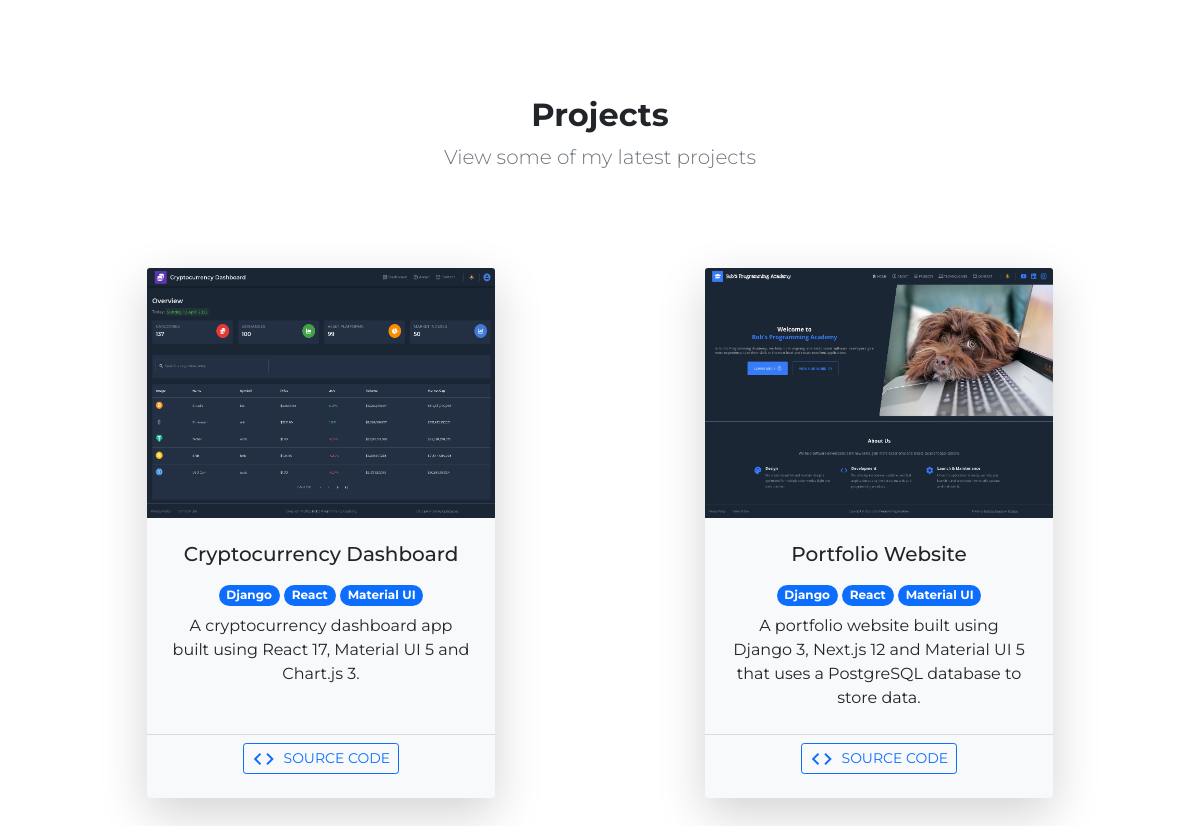
/projects/, run on the app's committed database.
### myweb/models.py (models this page shows, shortened)
class Project(models.Model):
    title = models.CharField(max_length=100)
    description = models.TextField()
    images = models.ImageField(upload_to='images/')
    urls = models.URLField(max_length=200)

### myweb/views.py (the view)
# urls.py: path('projects/',views.project, name='projects'),
def project(request):
    projects = Project.objects.all()
    return render(request, 'project.html',{'projects':projects})

### myweb/templates/project.html (shortened to what this page needs)
{% extends 'base.html' %}
{% load static %}
{% block project %}
<section id="projects" class="text-center py-5">
    <div class="container py-5">
      <div class="row justify-content-center">
        <h2 class="fw-bold">Projects</h2>
        <p class="lead text-muted mb-5">View some of my latest projects</p>
      </div>
    </div>
    <div class="container mb-5">
      <div class="row">
      {% for project in projects %}
        <div class="col-lg-4 mx-auto mb-5">
          <div class="card h-100 shadow-lg border-0 bg-light">
            {% if project.images %}
              <img class="card-img-top" src="{{project.images.url}}" alt="Project 1">
            {% else %}
              <p class="card-text">No Avaliable project image</p>
            {% endif %}
            <div class="card-body p-4">
              <h5 class="card-title mb-3">{{project.title}}</h5>
              <div class="mb-2">
                <div class="badge bg-primary rounded-pill">Django</div>
                <div class="badge bg-primary rounded-pill">React</div>
                <div class="badge bg-primary rounded-pill">Material UI</div>
              </div>
              <p class="card-text">{{project.description}}</p>
            </div>
            <div class="card-footer bg-transparent mb-3">
              <a
                class="btn btn-outline-primary btn-sm text-uppercase"
                href="{{project.urls}}"
                target="_blank"
              >
                <span class="material-icons-outlined me-1">code</span>
                Source Code
              </a>
            </div>
          </div>
        </div>
        {% endfor %}
      </div>
    </div>
  </section>
{% endblock project %}

### myweb/static/css/styles.css (style rules this page uses)
body { margin: 0; padding: 0; font-family: 'Montserrat', sans-serif; }
.material-icons-outlined { vertical-align: middle; line-height: 1px; }
.card > img { height: 250px; }

### data on the page
Project: images (picture), title "Cryptocurrency Dashboard", description "A cryptocurrency dashboard app built using React 17, Material UI 5 and Chart.js 3."
Project: images (picture), title "Portfolio Website", description "A portfolio website built using Django 3, Next.js 12 and Material UI 5 that uses a PostgreSQL database to store data."
